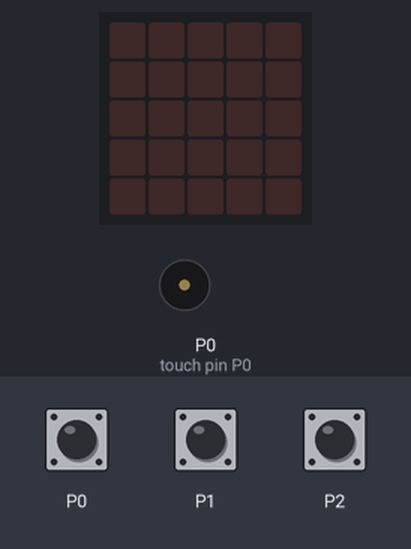
This program was run on a simulated BBC micro:bit (MakeCode). Shown: the board's 5×5 LED display, buzzer (waves = sounding). Inputs (shaded band) come from the test bench. A reset restarts the program.

Above: at 1.2 s.
1.3 s: touch pin P1 pressed for 0.15 s
At 3.1 s:
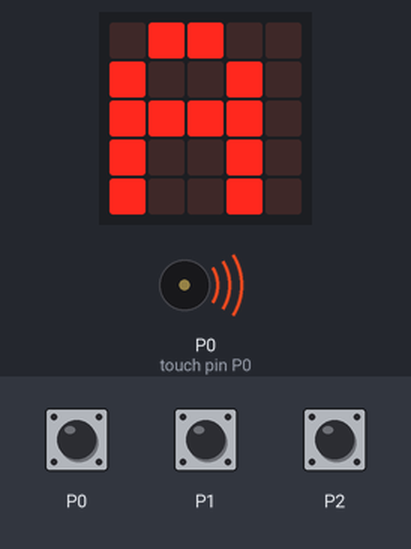
3.5 s: touch pin P0 pressed for 0.15 s
At 4.3 s:
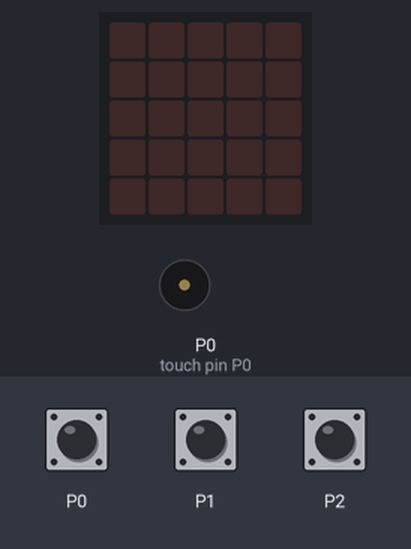
5.1 s: touch pin P2 pressed for 0.15 s
At 7.2 s:
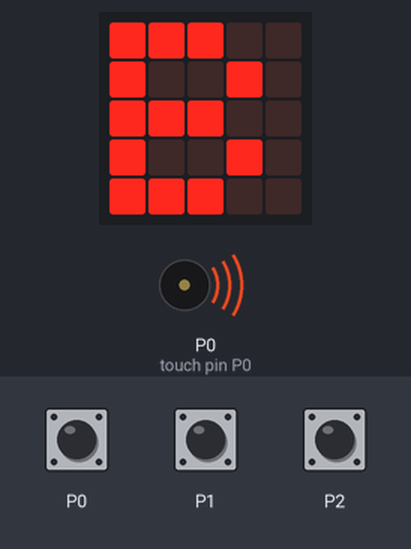
Timing chart, 0 to 8.7 s (numbered marks = the images above; inputs shaded):
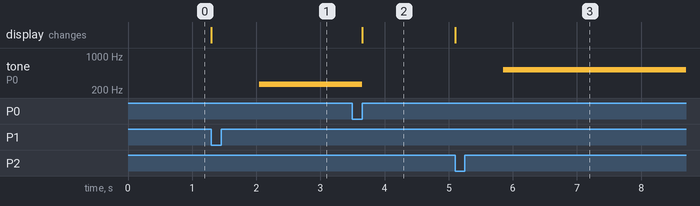

The program:

main.ts
```typescript
input.onPinPressed(TouchPin.P0, function () {
    control.reset()
})
let BotãoDESpressionado = true
basic.forever(function () {
    while (BotãoDESpressionado) {
        if (input.pinIsPressed(TouchPin.P1)) {
            basic.showString("A")
            music.ringTone(262)
            BotãoDESpressionado = false
        } else if (input.pinIsPressed(TouchPin.P2)) {
            basic.showString("B")
            music.ringTone(523)
            BotãoDESpressionado = false
        }
    }
})
```

test.ts
```typescript
// testes vão aqui; isto não será compilado quando este pacote for usado como uma extensão.
```

Measured:
- after the input at 1.3 s, tone on P0 (touch pin P0): silent → 262 Hz after 0.75 s; the display: changes at once (image 1)
- after the input at 3.5 s, tone on P0 (touch pin P0): 262 Hz → silent after 0.15 s; the display: changes after 0.15 s (image 2)
- after the input at 5.1 s, tone on P0 (touch pin P0): silent → 523 Hz after 0.75 s; the display: changes at once (image 3)
